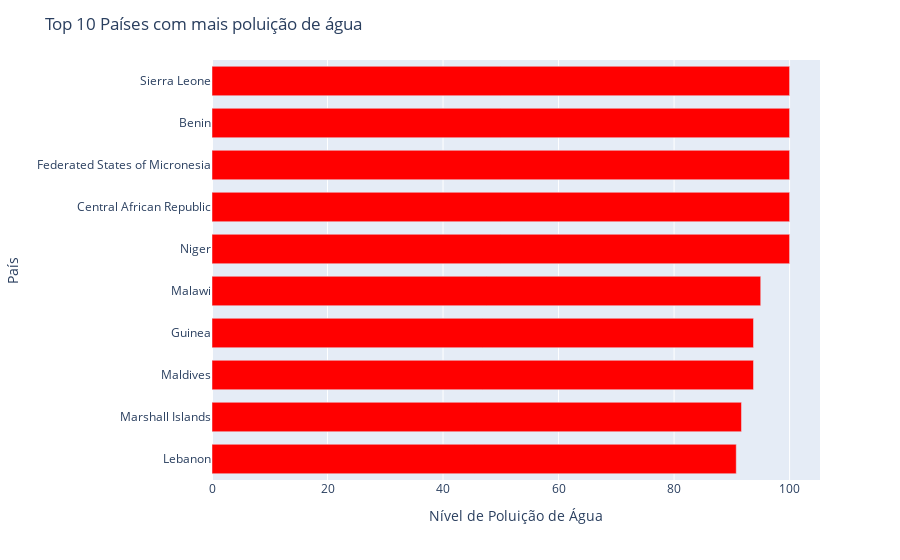
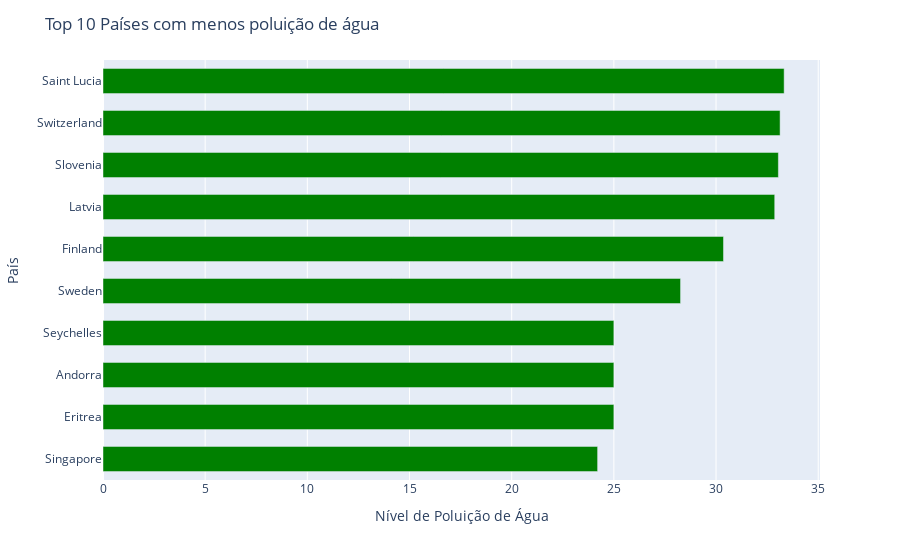

Write notebook code for charts like these, in order.
### Code cell
def waterPolluationCountries():    
# Exclui os valores que comecem com 0 para uma analise mais precisa 
    df_filtered = df[df['WaterPollution'] != 0]
    
    # Calcular a média de poluição de água por país
    lugares_por_poluição = df_filtered.groupby('Country')['WaterPollution'].mean().sort_values()
    
    # Selecionar os 10 primeiros lugares mais poluentes e os 10 menos poluentes
    top_10_poluidores = lugares_por_poluição.tail(10)
    bottom_10_poluidores = lugares_por_poluição.head(10)
    
    # Criação do gráfico com os lugares mais poluentes
    fig = px.bar(y=top_10_poluidores.index, x=top_10_poluidores.values, labels={'y':'País', 'x':'Nível de Poluição de Água'}, orientation='h')
    fig.update_layout(title='Top 10 Países com mais poluição de água')
    fig.update_traces(marker_color='red', width=0.7)
    fig.show()
    
    # Exibição do gráfico 
    fig2 = px.bar(y=bottom_10_poluidores.index, x=bottom_10_poluidores.values, labels={'y':'País', 'x':'Nível de Poluição de Água'}, orientation='h')
    fig2.update_layout(title='Top 10 Países com menos poluição de água')
    fig2.update_traces(marker_color='green', width=0.6)
    fig2.show()

waterPolluationCountries()

### Figure 1 — Plotly figure (JSON) as saved in the notebook; plotly's stock layout.template omitted (floating-point values rounded to 4 significant figures)
{"data": [{"alignmentgroup": "True", "hovertemplate": "Nível de Poluição de Água=%{x}<br>País=%{y}<extra></extra>", "legendgroup": "", "marker": {"color": "red", "pattern": {"shape": ""}}, "name": "", "offsetgroup": "", "orientation": "h", "showlegend": false, "textposition": "auto", "type": "bar", "width": 0.7, "x": [90.76, 91.67, 93.75, 93.75, 95, 100, 100, 100, 100, 100], "xaxis": "x", "y": ["Lebanon", "Marshall Islands", "Maldives", "Guinea", "Malawi", "Niger", "Central African Republic", "Federated States of Micronesia", "Benin", "Sierra Leone"], "yaxis": "y"}], "layout": {"autosize": true, "barmode": "relative", "legend": {"tracegroupgap": 0}, "margin": {"t": 60}, "title": {"text": "Top 10 Países com mais poluição de água"}, "xaxis": {"anchor": "y", "autorange": true, "domain": [0, 1], "range": [0, 105.3], "title": {"text": "Nível de Poluição de Água"}, "type": "linear"}, "yaxis": {"anchor": "x", "autorange": true, "domain": [0, 1], "range": [-0.5, 9.5], "title": {"text": "País"}, "type": "category"}}}

### Figure 2 — Plotly figure (JSON) as saved in the notebook; plotly's stock layout.template omitted (floating-point values rounded to 4 significant figures)
{"data": [{"alignmentgroup": "True", "hovertemplate": "Nível de Poluição de Água=%{x}<br>País=%{y}<extra></extra>", "legendgroup": "", "marker": {"color": "green", "pattern": {"shape": ""}}, "name": "", "offsetgroup": "", "orientation": "h", "showlegend": false, "textposition": "auto", "type": "bar", "width": 0.6, "x": [24.2, 25, 25, 25, 28.26, 30.36, 32.87, 33.05, 33.13, 33.33], "xaxis": "x", "y": ["Singapore", "Eritrea", "Andorra", "Seychelles", "Sweden", "Finland", "Latvia", "Slovenia", "Switzerland", "Saint Lucia"], "yaxis": "y"}], "layout": {"autosize": true, "barmode": "relative", "legend": {"tracegroupgap": 0}, "margin": {"t": 60}, "title": {"text": "Top 10 Países com menos poluição de água"}, "xaxis": {"anchor": "y", "autorange": true, "domain": [0, 1], "range": [0, 35.09], "title": {"text": "Nível de Poluição de Água"}, "type": "linear"}, "yaxis": {"anchor": "x", "autorange": false, "domain": [0, 1], "range": [-0.5, 9.5], "title": {"text": "País"}, "type": "category"}}}
